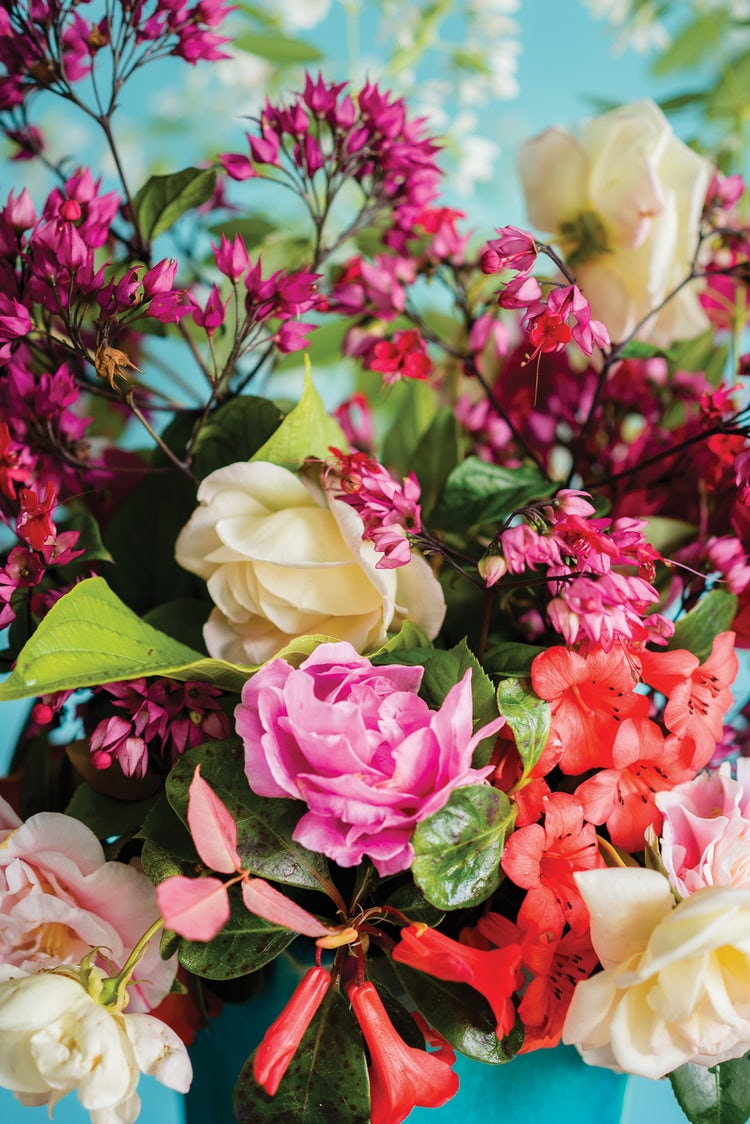
#> input picture validation_data/focused/pic_001.jpg, 750 x 1124 px; its folder holds 4 pictures in this run
$ jupyter execute create_blur_dataset.ipynb   (Python 2 division)
#> lines starting #> are read from the running program, lines starting #| are printed output that depends on the picture
[cell 1]
import cv2
import os
from random import randint

[cell 2]
# source = 'train_data/focused/'
source = 'validation_data/focused/'
# dest = 'train_data/unfocused/'
dest = 'validation_data/unfocused/'
n_augment = 985

[cell 3]
count = 0
extensions = ('.png', '.jpg', '.jpeg')
for img_path in os.listdir(source):
    if count == n_augment:
        break

    img_path = img_path.lower()
    if img_path.endswith(extensions):
        img = cv2.imread(source + img_path)
#> img is the input picture: shape (1124, 750, 3); mean B, G, R 103.6, 112.5, 141.7

        blur_n = randint(3,31)
        if blur_n%2 == 0:
            blur_n+=1

        blur_img = cv2.GaussianBlur(img,(blur_n,blur_n),0)
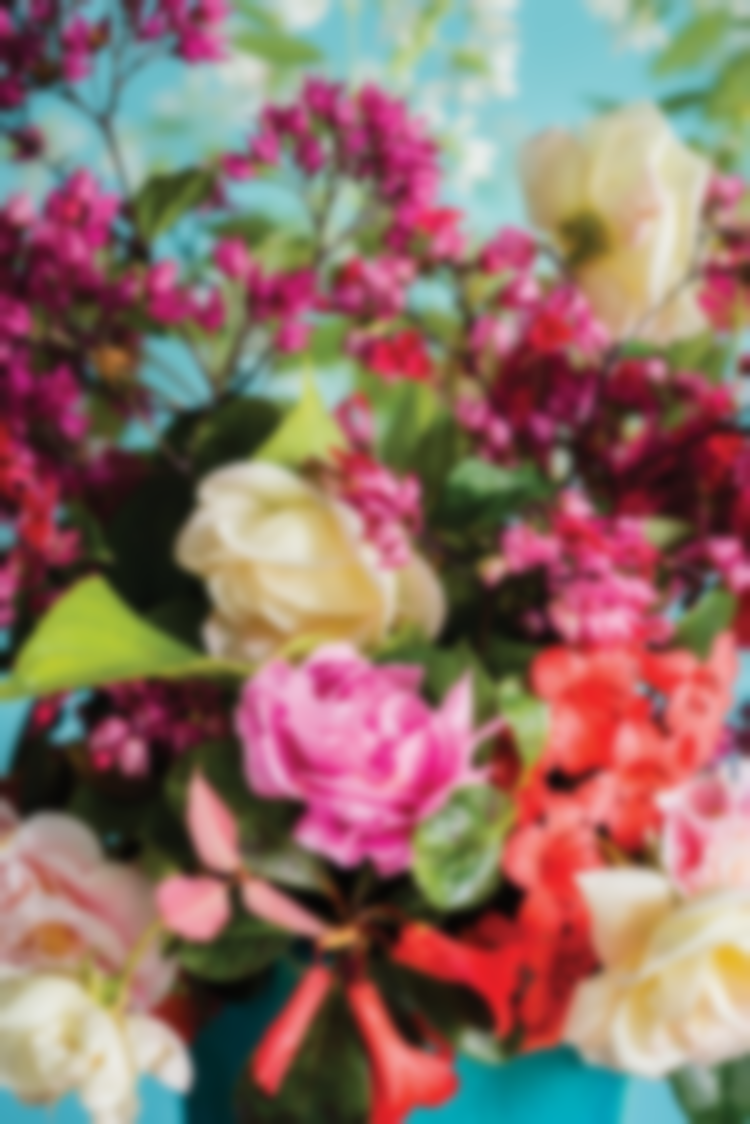
#> blur_img: shape (1124, 750, 3); mean B, G, R 103.6, 112.5, 141.7
        cv2.imwrite(dest + img_path, blur_img)
        count+=1
#> pass 2 of the loop `for img_path in os.listdir(source):`:
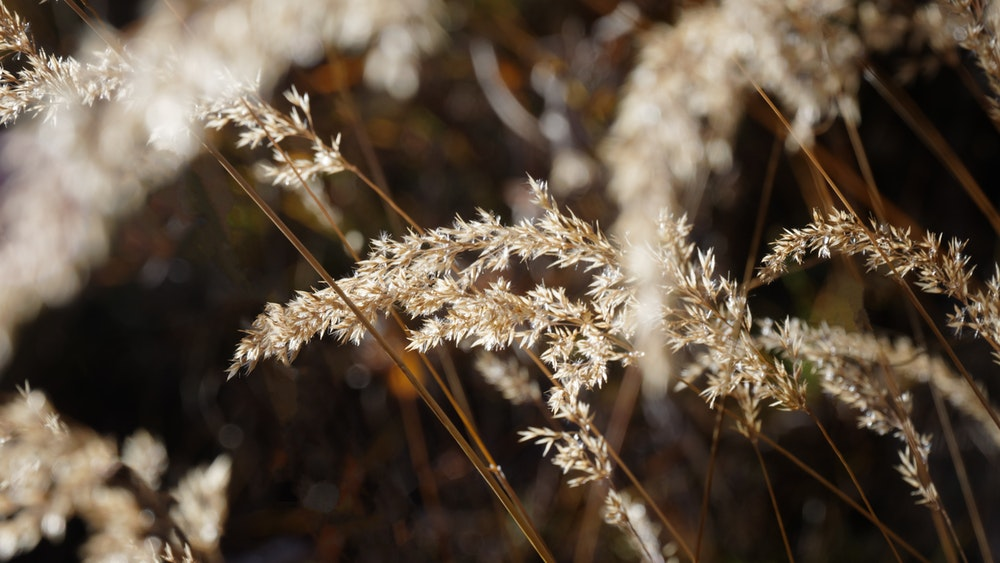
#> input picture validation_data/focused/pic_003.jpg, 1000 x 563 px
#> img is the input picture: shape (563, 1000, 3); mean B, G, R 64.9, 79.9, 94.3
#> `blur_img = cv2.GaussianBlur(img,(blur_n,blur_n),0)`:
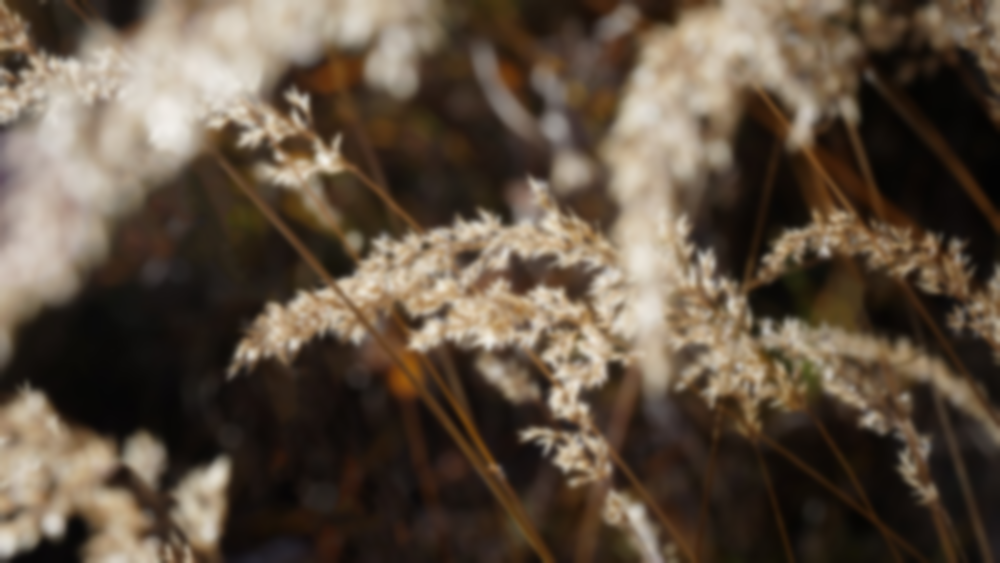
#> blur_img: shape (563, 1000, 3); mean B, G, R 64.9, 79.9, 94.3
#> pass 3 of the loop `for img_path in os.listdir(source):`:
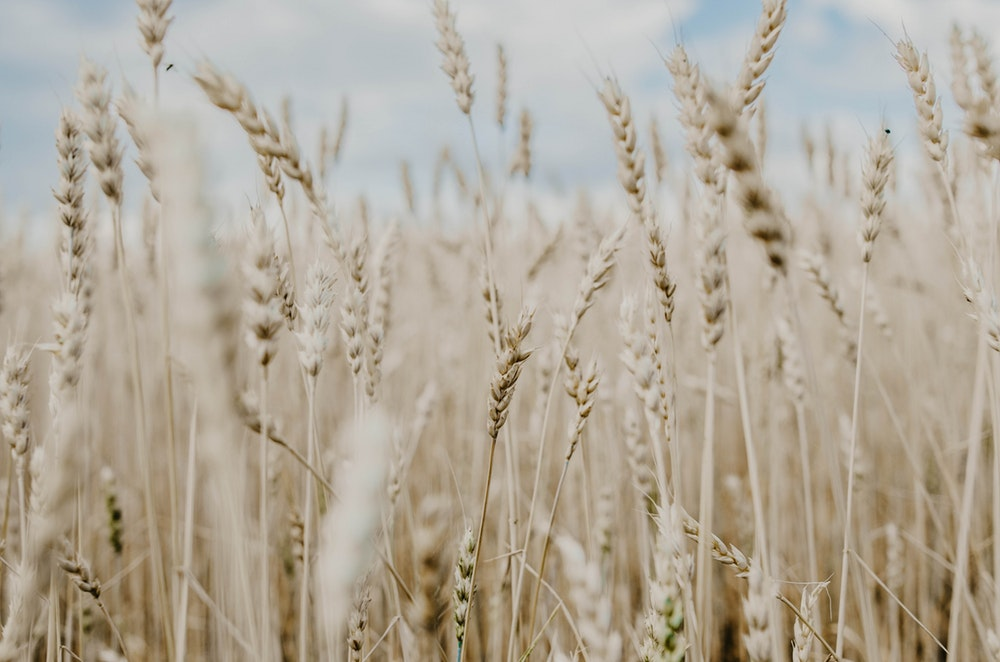
#> input picture validation_data/focused/pic_006.jpg, 1000 x 662 px
#> img is the input picture: shape (662, 1000, 3); mean B, G, R 153.5, 168.4, 177.2
#> `blur_img = cv2.GaussianBlur(img,(blur_n,blur_n),0)`:
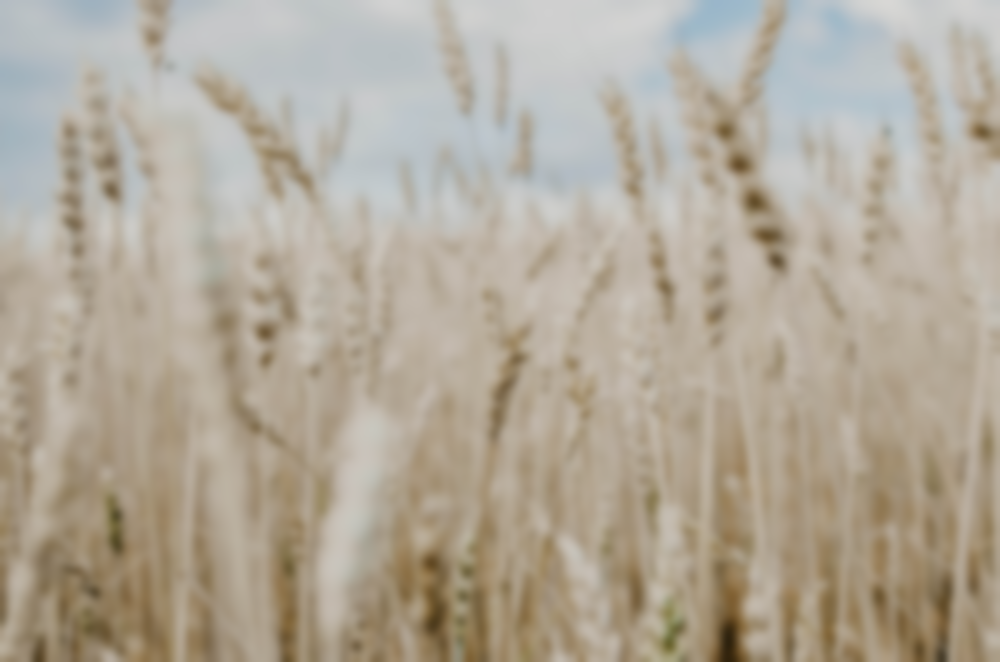
#> blur_img: shape (662, 1000, 3); mean B, G, R 153.5, 168.4, 177.3
#> the loop made 4 passes; the first 3 are shown

print count
